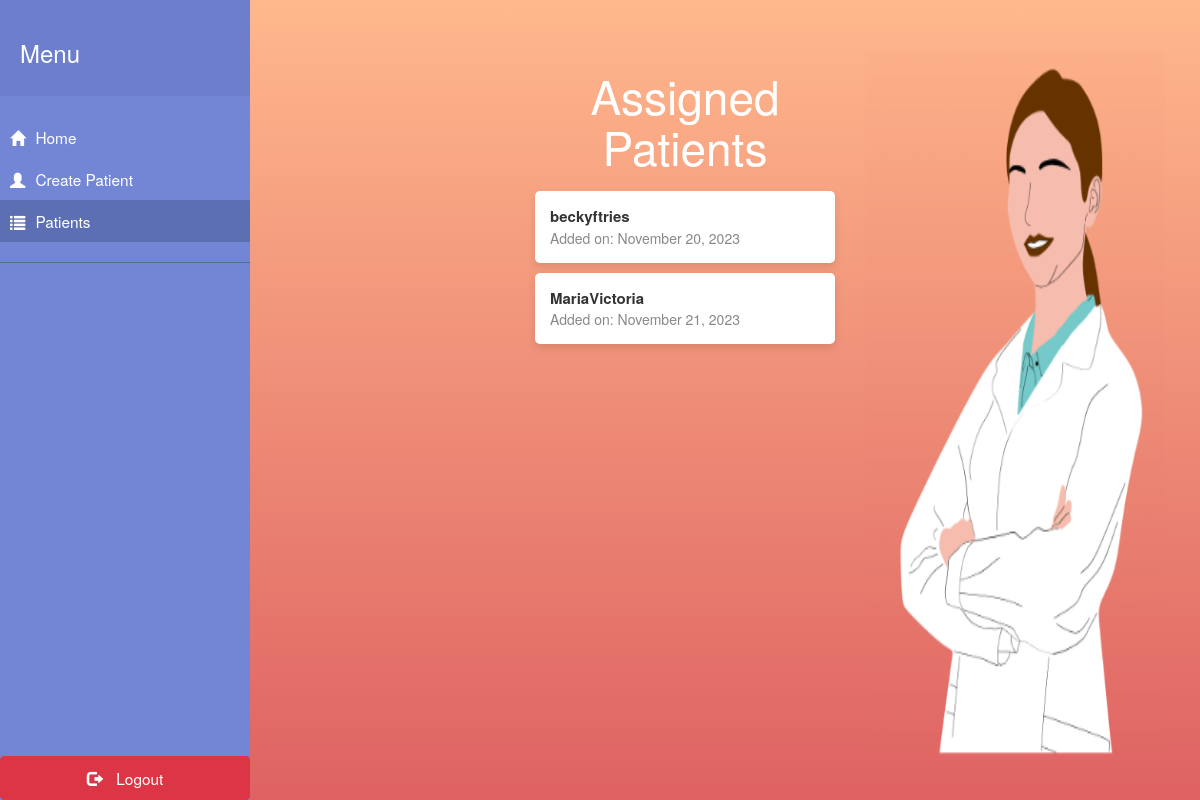
Before: /patients/ (signed in) with the older database file.
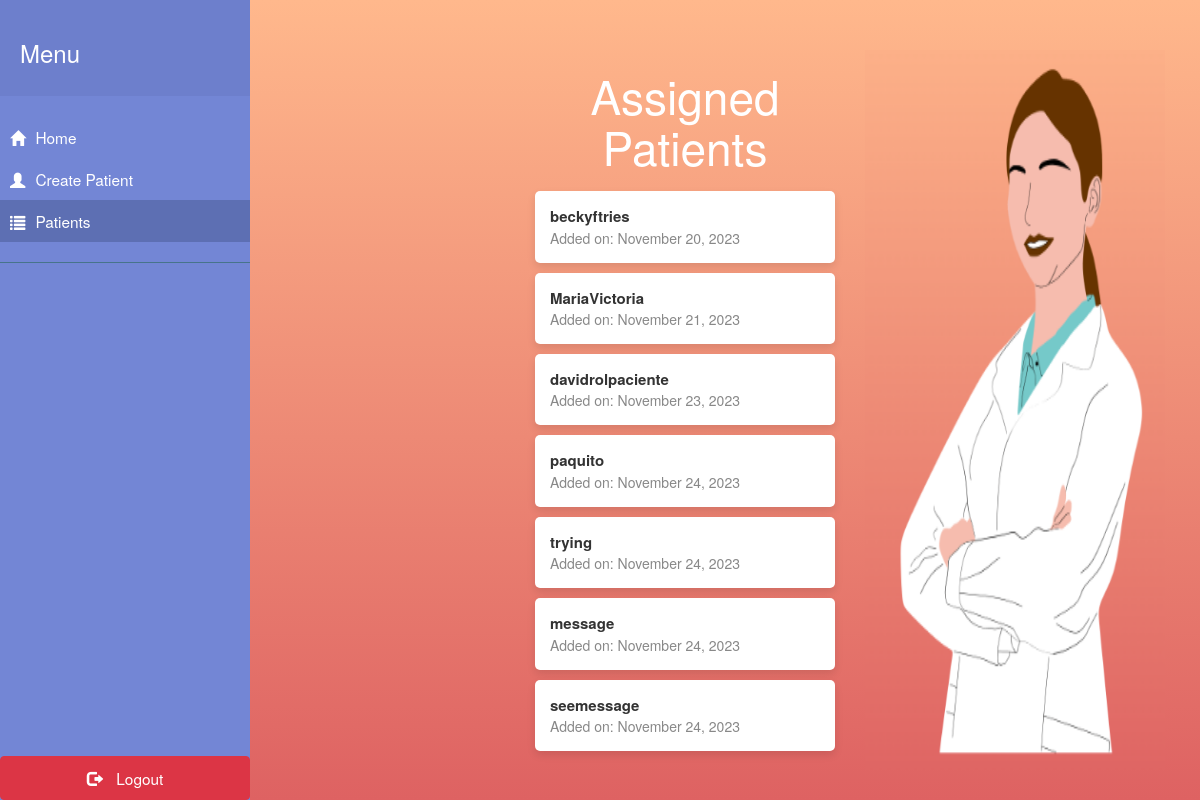
After: the same page with the newer database file.
### polls/models.py (models this page shows, shortened)
class CustomUser(AbstractUser):
    USER_TYPES = (
        ('patient', 'Patient'),
        ('admin', 'Admin'),
        ('doctor', 'Doctor'),
    )
    user_type = models.CharField(max_length=10, choices=USER_TYPES, default="patient")
    assigned_doctor = models.ForeignKey(blank=True, null=True, to='self', on_delete=models.CASCADE, default=None)
    date_joined = models.DateTimeField(default=timezone.now)

### polls/views.py (the view)
# urls.py: path('patients/', views.patients, name='patients'),
def patients(request):
    if request.user.user_type == "doctor":
        patients_assigned_to_doctor = CustomUser.objects.filter(assigned_doctor=request.user)
        return render(request, 'polls/patients.html', {'patients': patients_assigned_to_doctor})
    else:
        return redirect('/')

### polls/templates/polls/patients.html
{% extends 'polls/doctordash.html' %}
{% block content %}
    <link href="//maxcdn.bootstrapcdn.com/bootstrap/3.3.0/css/bootstrap.min.css" rel="stylesheet" id="bootstrap-css">
    {% load static %}
    <link rel="stylesheet" href="{% static 'polls/patients.css' %}">
    <div class="container">
        <div class="row">
            <div class="col-md-6">
                <h1 class="welcome text-center">Assigned Patients</h1>
                <ul class="patient-list">
                    {% for patient in patients %}
                        <li class="patient-item">
                            <a href="#">{{ patient.username }}</a>
                            <span class="date-added">Added on: {{ patient.date_joined|date:"F d, Y" }}</span>
                        </li>
                    {% endfor %}
                </ul>
            </div>
            <div class="col-md-6 image-column">
                <img src="{% static 'polls/images/assignedpatient.png' %}" alt="Image" class="img-responsive">
            </div>
        </div>
    </div>
{% endblock %}

### polls/templates/polls/doctordash.html (shortened to what this page needs)
<!DOCTYPE html>
<html lang="en">
<head>
    <link rel="stylesheet" href="https://stackpath.bootstrapcdn.com/bootstrap/4.1.0/css/bootstrap.min.css">
</head>
<body>
<div id="wrapper" class="wrapper">
    <nav id="sidebar">
        <div class="sidebar-header">
            <h3>Menu</h3>
        </div>
        <ul class="list-unstyled components">
            <li class="{% if request.path == '/homepage/' %}active{% endif %}">
                <a href="{% url 'polls:homepage' %}">
                    <span class="glyphicon glyphicon-home"></span> Home
                </a>
            </li>
            <li class="{% if request.path == '/create_patient/' %}active{% endif %}">
                <a href="{% url 'polls:create_patient' %}">
                    <span class="glyphicon glyphicon-user"></span> Create Patient
                </a>
            </li>
            <li class="{% if request.path == '/patients/' %}active{% endif %}">
                <a href="{% url 'polls:patients' %}">
                    <span class="glyphicon glyphicon-list"></span> Patients
                </a>
            </li>
            <li>
                <a href="{% url 'polls:user_logout' %}" class="btn btn-logout">
                    <span class="glyphicon glyphicon-log-out"></span> Logout
                </a>
            </li>
        </ul>
    </nav>
    <div id="content">
        {% block content %}
        {% endblock %}
    </div>
</div>
</body>
</html>

### polls/static/polls/patients.css (style rules this page uses)
body, html { height: 100%; margin: 0; background: #DE6262; background: -webkit-linear-gradient(to bottom, #FFB88C, #DE6262); background: linear-gradient(to bottom, #FFB88C, #DE6262); }
.container { margin-top: 30px; }
.welcome { color: white; font-size: 46px; margin-bottom: 20px; }
.patient-list { list-style: none; padding: 0; }
.patient-item { background-color: #fff; margin-bottom: 10px; padding: 15px; border-radius: 5px; box-shadow: 0 4px 8px rgba(0, 0, 0, 0.1); transition: transform 0.3s ease-in-out; }
.patient-item a { text-decoration: none; color: #333; font-weight: bold; font-size: 15px; }
.date-added { display: block; font-size: 14px; color: #888; }
.image-column { text-align: right; }
.image-column img { height: 90vh; width: auto; }

### polls/templates/polls/doctordash.html (style rules this page uses)
#wrapper { display: flex; height: 100vh; }
#sidebar { min-width: 250px; max-width: 250px; background: #7386D5; color: #fff; transition: all 0.3s; height: 100%; position: relative; }
#sidebar a, #sidebar a:hover, #sidebar a:focus { color: inherit; text-decoration: none; display: flex; align-items: center; padding: 10px; font-size: 1.1em; color: #fff; }
#sidebar .sidebar-header { padding: 20px; background: #6d7fcc; }
#sidebar ul.components { padding: 20px 0; border-bottom: 1px solid #47748b; }
#sidebar ul li a:hover, #sidebar ul li.active > a, a[aria-expanded="true"] { background: #5d6fb3; }
#sidebar ul li a span { margin-right: 10px; }
#sidebar a.btn-logout, #sidebar a.btn-logout:hover, #sidebar a.btn-logout:focus { color: inherit; text-decoration: none; display: block; padding: 10px; font-size: 1.1em; background: #dc3545; border: 1px solid #dc3545; position: absolute; bottom: 0; width: 100%; }
#content { padding: 20px; min-height: 100vh; transition: all 0.3s; margin-left: 250px; min-height: 100vh; overflow-x: hidden; }
#content .container { width: 100%; padding-right: 15px; padding-left: 15px; margin-right: auto; margin-left: auto; }

Changed rows visible on the page:
added CustomUser: username "davidrolpaciente", date_joined "November 23, 2023"
added CustomUser: username "paquito", date_joined "November 24, 2023"
added CustomUser: username "trying", date_joined "November 24, 2023"
added CustomUser: username "message", date_joined "November 24, 2023"
added CustomUser: username "seemessage", date_joined "November 24, 2023"
